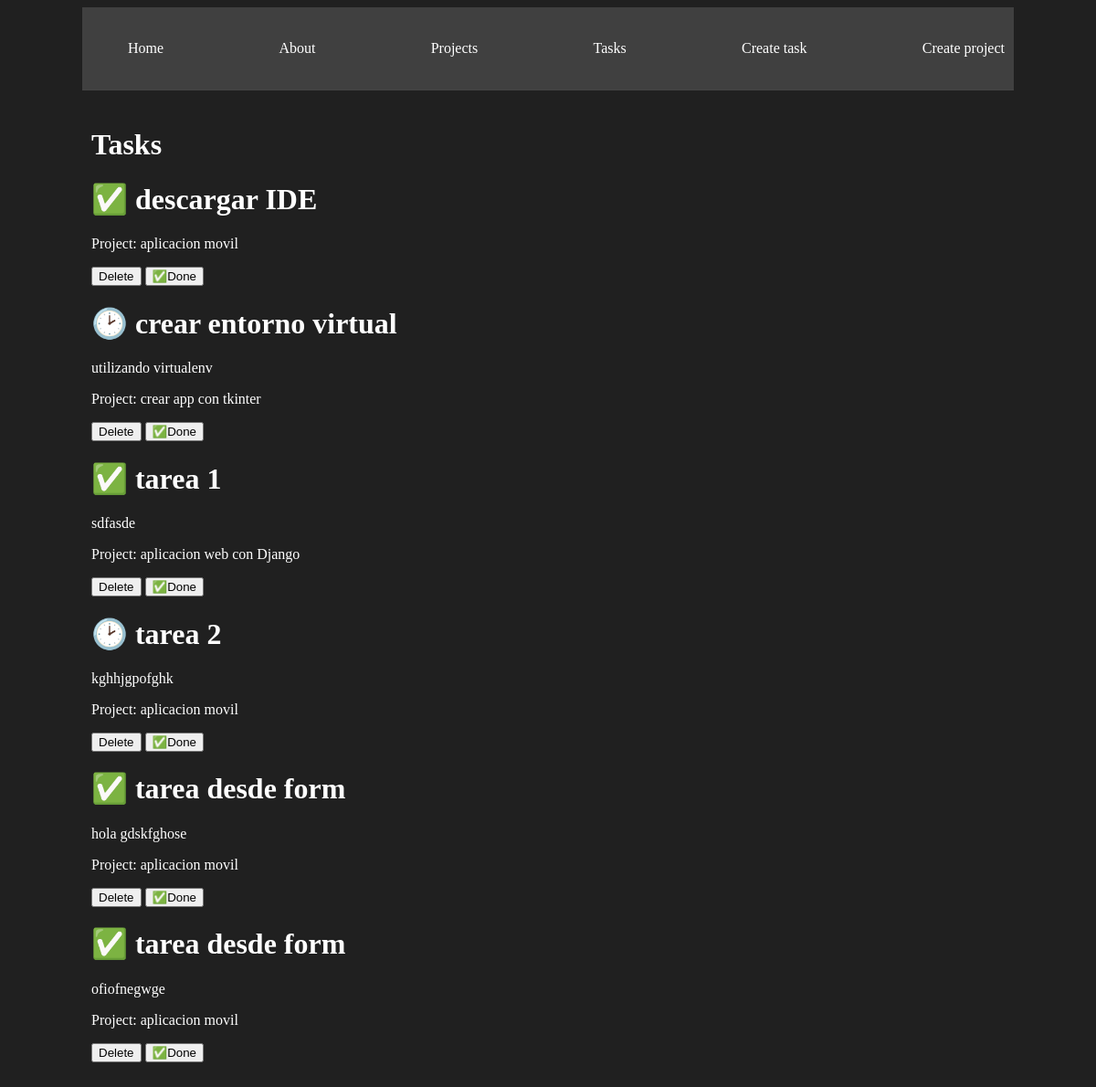
/tasks/, run on an earlier commit of the app's database.
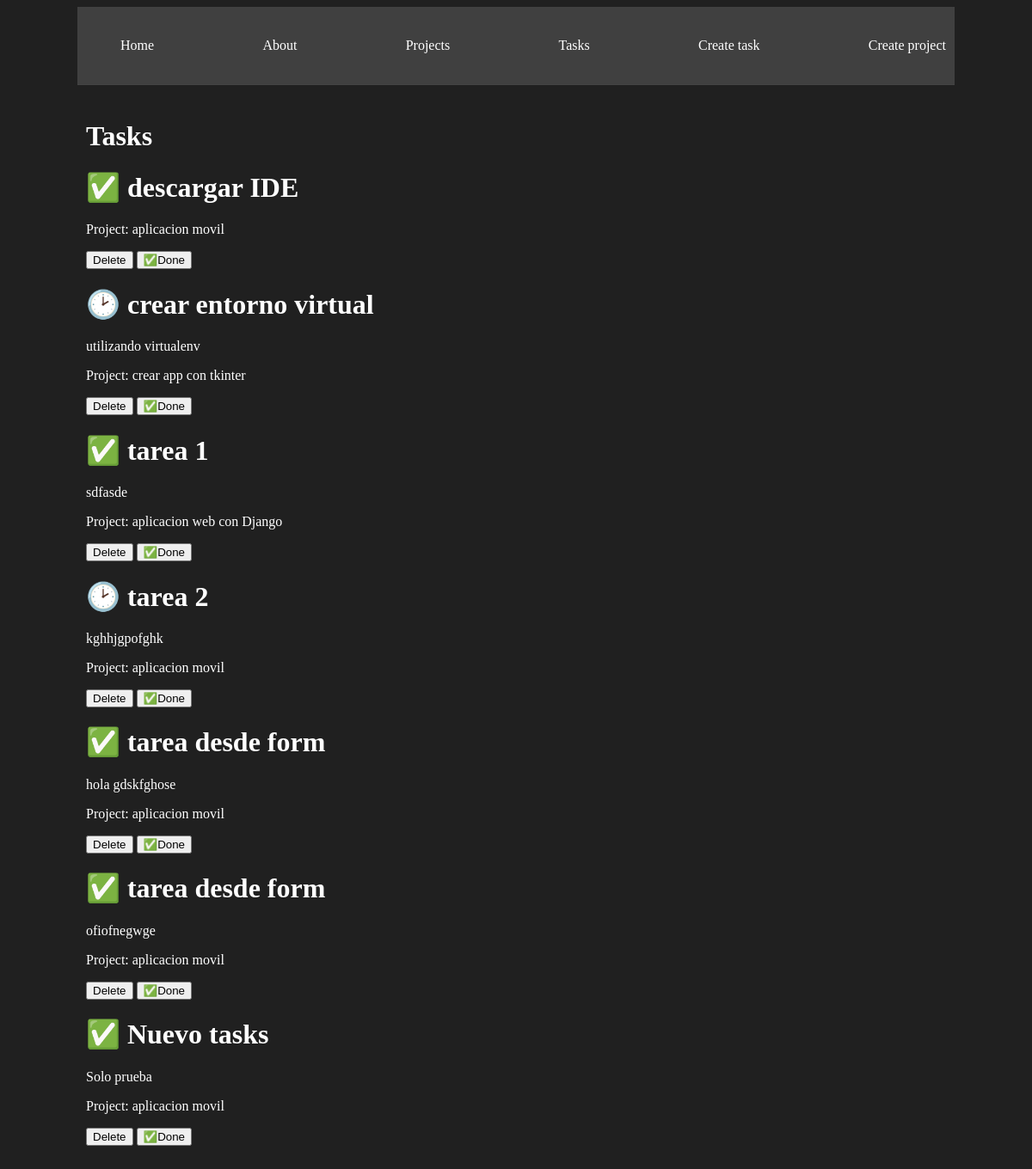
And on a later commit of the database.
### miapp/models.py (models this page shows, shortened)
class Task(models.Model):    # equivale a tabla
    title = models.CharField(max_length=200)
    description = models.TextField()
    project = models.ForeignKey(Project, on_delete=models.CASCADE)    # clave foranea. Si se borra el proyecto, se borran las tareas asociadas en cascada
    done = models.BooleanField(default=False)    # por defecto, la tarea no esta hecha

class Project(models.Model):    # equivale a tabla
    name = models.CharField(max_length=200)
    def __str__(self):    # devuelve el nombre del proyecto como string
        return self.name

### miapp/views.py (the view)
# urls.py: path('tasks/', views.tasks, name='tasks'),
def tasks(request):
    tasks = Task.objects.all()    # devuelve todos los objetos de la tabla Task
    return render(request, 'tasks/tasks.html', {'tasks': tasks})    # renderiza el template tasks.html y le pasa la variable tasks

### miapp/templates/tasks/tasks.html
{%extends "layouts/base.html" %}
{% block content %}
<h1>Tasks</h1>
{% for task in tasks %}
    <h1>{% if task.done %}🕑{% else %}✅{% endif %} {{ task.title }}</h1>
    <p>{{ task.description }}</p>
    <p>Project: {{ task.project }}</p>
    <button>Delete</button>
    <button>✅Done</button>
{% endfor %}
{% endblock %}

What changed in the data, as far as the page shows it:
added Task: title "Nuevo tasks", description "Solo prueba", project "aplicacion movil"
